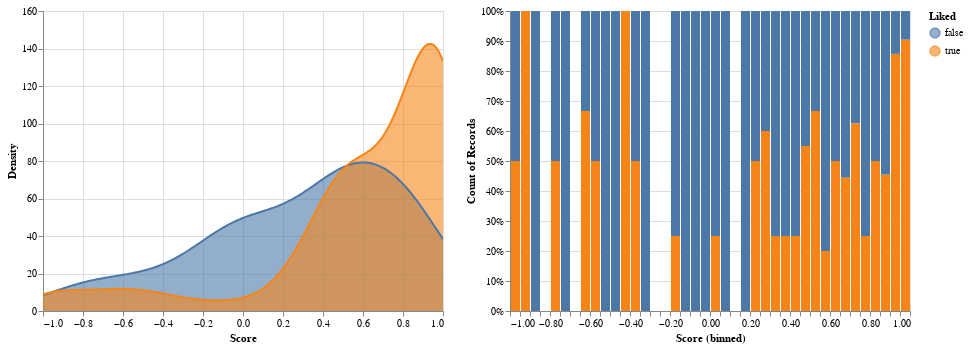

Source (notebook cell):
### Code cell
chart_1 = alt.Chart(z).transform_density(
    density='Score',
    # bandwidth=0.2,
    groupby=['Liked'],
    extent= [-1, 1],
    counts = True,
    steps=200,
    as_ = ["Score", "Density"]
).mark_area(line=True, opacity=0.6).encode(
    alt.X('Score:Q'),
    alt.Y('Density:Q', stack=None),
    alt.Color('Liked:N')
).interactive()

chart_2 = alt.Chart(z).mark_bar().encode(
    alt.X('Score', bin=alt.BinParams(step=0.05, extent=[-1, 1])),
    alt.Y('count()', stack='normalize'),
    color='Liked:N',
    tooltip='count()'
).interactive()

chart_1 | chart_2

### Figure 1 — Vega-Lite specification as saved in the notebook (floating-point values rounded to 4 significant figures; data arrays with more than 128 entries replaced by an {"elided": "..."} marker saying what was removed)
{"config": {"view": {"continuousWidth": 400, "continuousHeight": 300}}, "hconcat": [{"mark": {"type": "area", "line": true, "opacity": 0.6}, "encoding": {"color": {"field": "Liked", "type": "nominal"}, "x": {"field": "Score", "type": "quantitative"}, "y": {"field": "Density", "stack": null, "type": "quantitative"}}, "selection": {"selector001": {"type": "interval", "bind": "scales", "encodings": ["x", "y"]}}, "transform": [{"density": "Score", "counts": true, "extent": [-1, 1], "groupby": ["Liked"], "steps": 200, "as": ["Score", "Density"]}]}, {"mark": "bar", "encoding": {"color": {"field": "Liked", "type": "nominal"}, "tooltip": {"aggregate": "count", "type": "quantitative"}, "x": {"bin": {"extent": [-1, 1], "step": 0.05}, "field": "Score", "type": "quantitative"}, "y": {"aggregate": "count", "stack": "normalize", "type": "quantitative"}}, "selection": {"selector002": {"type": "interval", "bind": "scales", "encodings": ["x", "y"]}}}], "data": {"name": "data-11f76de70dcad42fcf3ed5bbdf77d2fd"}, "$schema": "https://vega.github.io/schema/vega-lite/v4.17.0.json", "datasets": {"data-11f76de70dcad42fcf3ed5bbdf77d2fd": {"elided": "200 records"}}}
